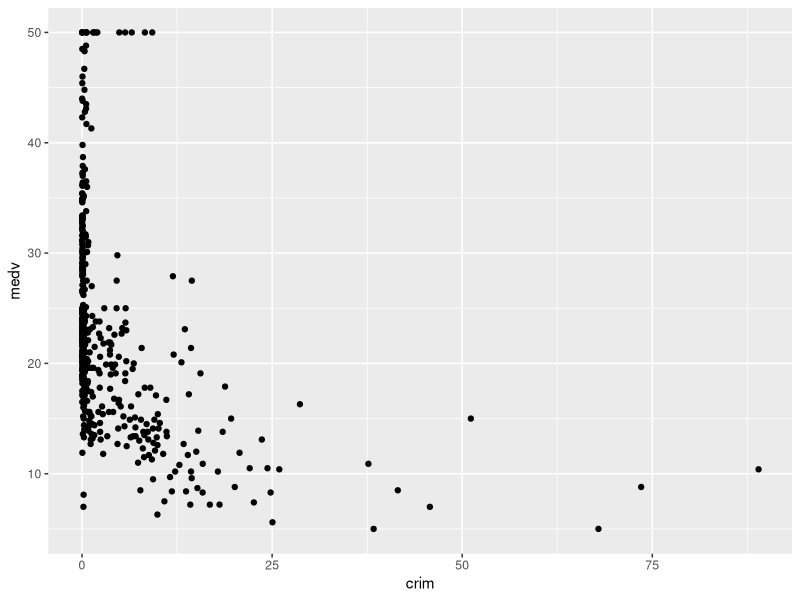
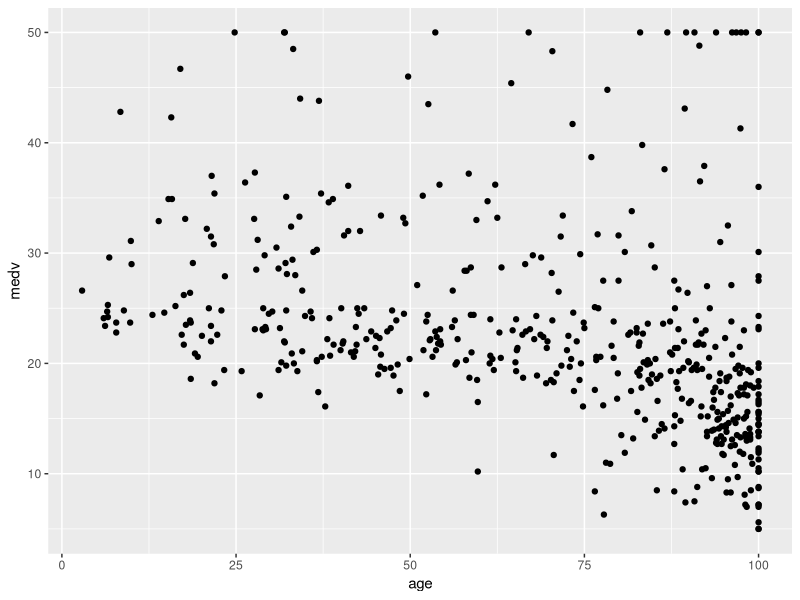
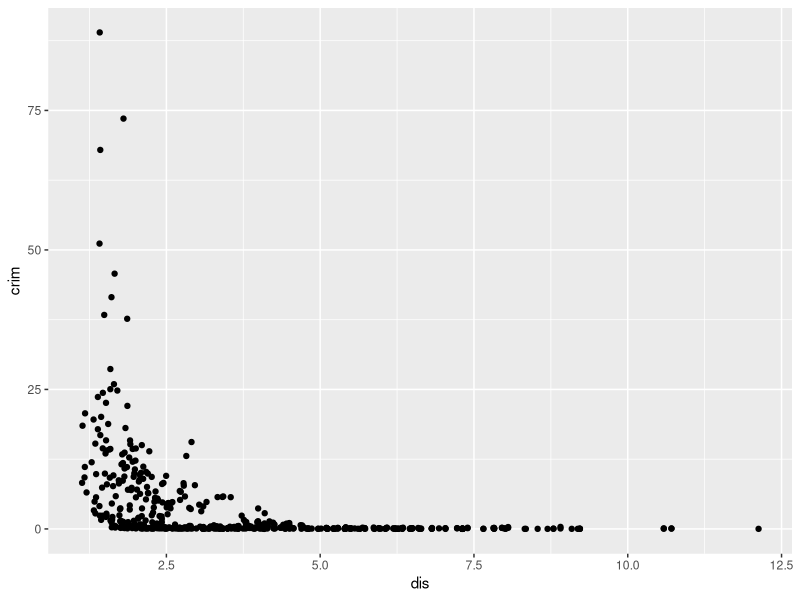
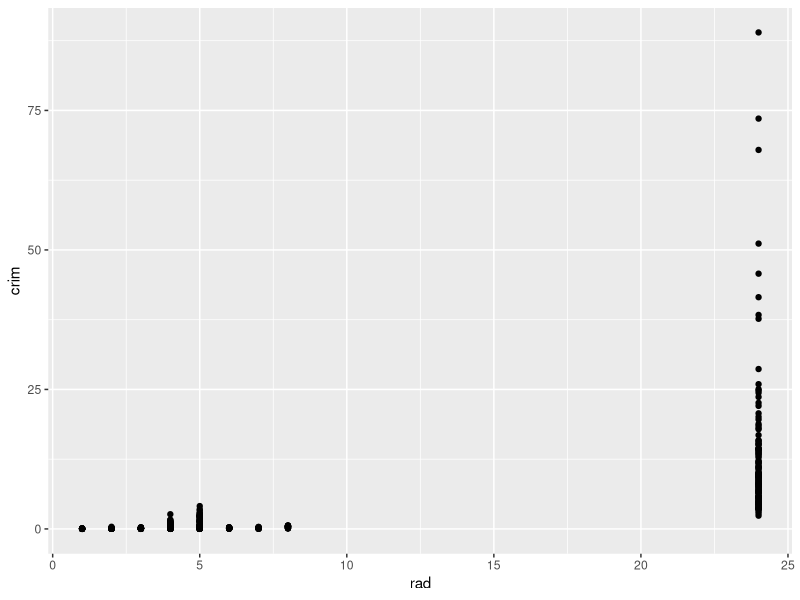
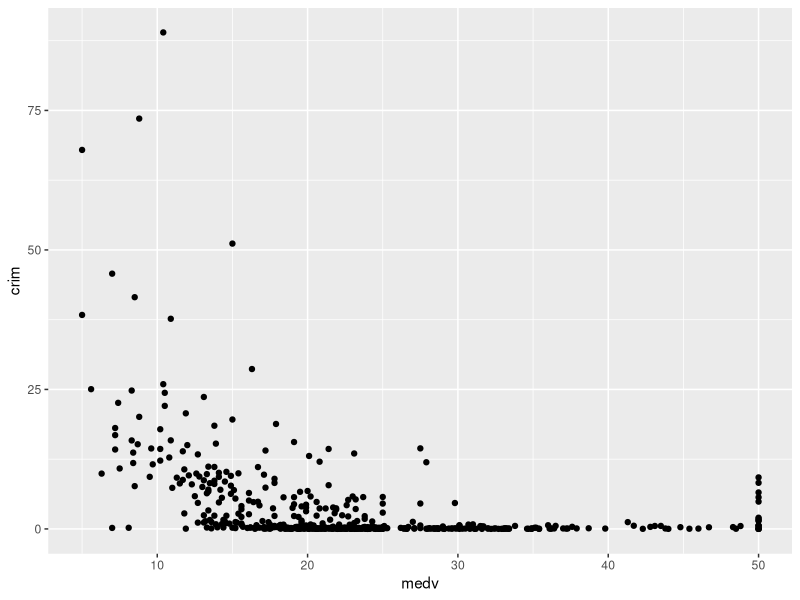
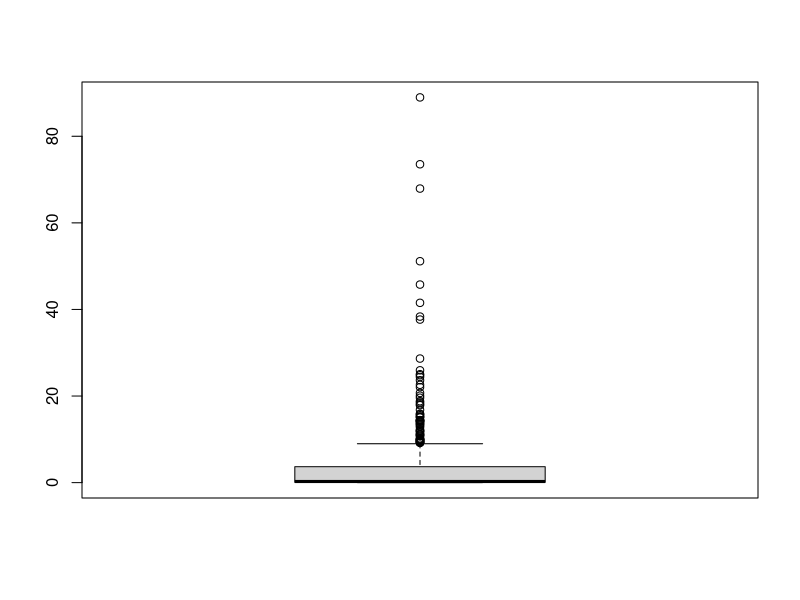
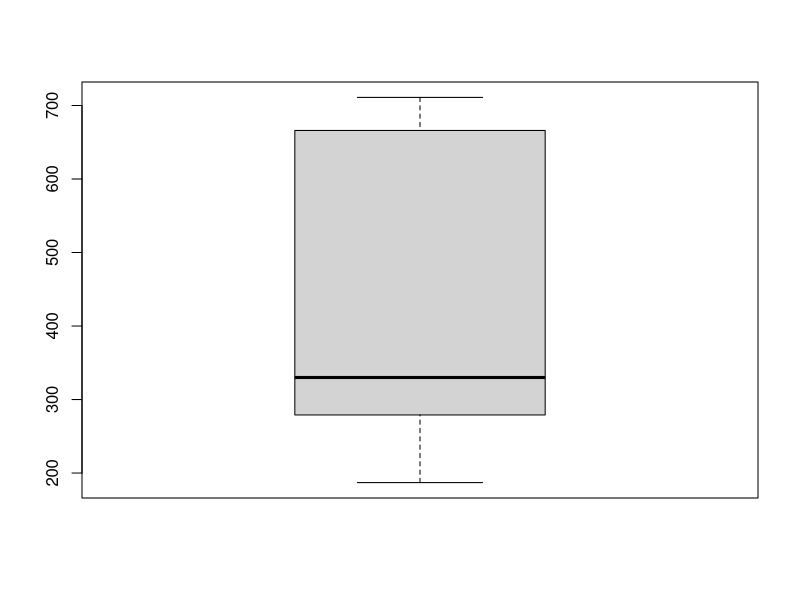
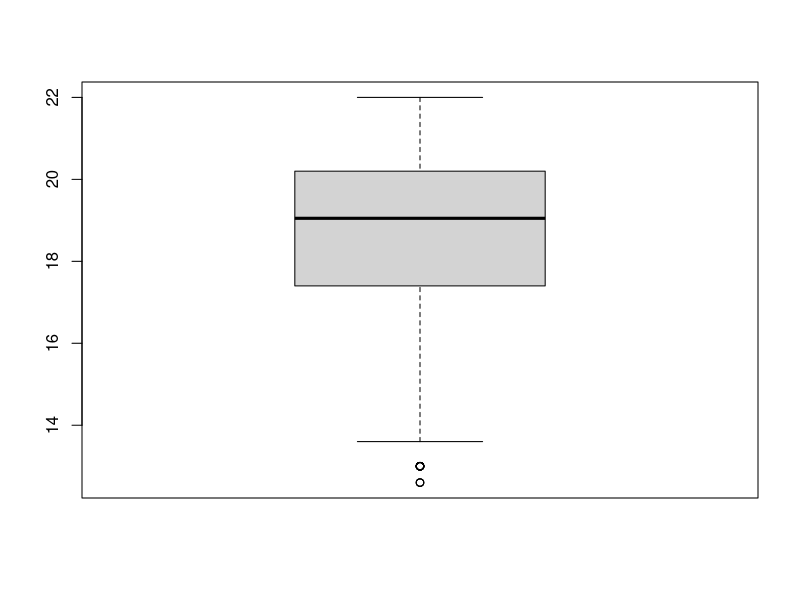

The R source for these figures, in order:
## ---- chunk 1
knitr::opts_chunk$set(echo = TRUE)
## ---- chunk 2
library(MASS)
?Boston
## ---- chunk 3
library(MASS)
library(ggplot2)
# Basic scatter plot
ggplot(Boston, aes(x=crim, y=medv)) + geom_point()
ggplot(Boston, aes(x=age, y=medv)) + geom_point()

## ---- chunk 4
lm <- lm(crim ~ zn + indus + chas + nox + rm + age + dis + rad + tax + ptratio + black + lstat + medv, data = Boston)
summary(lm)
ggplot(Boston, aes(x=dis, y=crim)) + geom_point()
ggplot(Boston, aes(x=rad, y=crim)) + geom_point()
ggplot(Boston, aes(x=medv, y=crim)) + geom_point()
## ---- chunk 5
library(plyr)
t(sapply(Boston, range))
boxplot(Boston$crim)
boxplot(Boston$tax)
boxplot(Boston$ptratio)
## ---- chunk 6
sum(Boston$chas == '1', na.rm=TRUE)
sum(Boston$chas == '0', na.rm=TRUE)
## ---- chunk 7
median(Boston$ptratio, na.rm = TRUE) 
## ---- chunk 8
lm <- lm(crim ~ zn + indus + chas + nox + rm + age + dis + rad + tax + ptratio + black + lstat + medv, data = Boston)
lm
